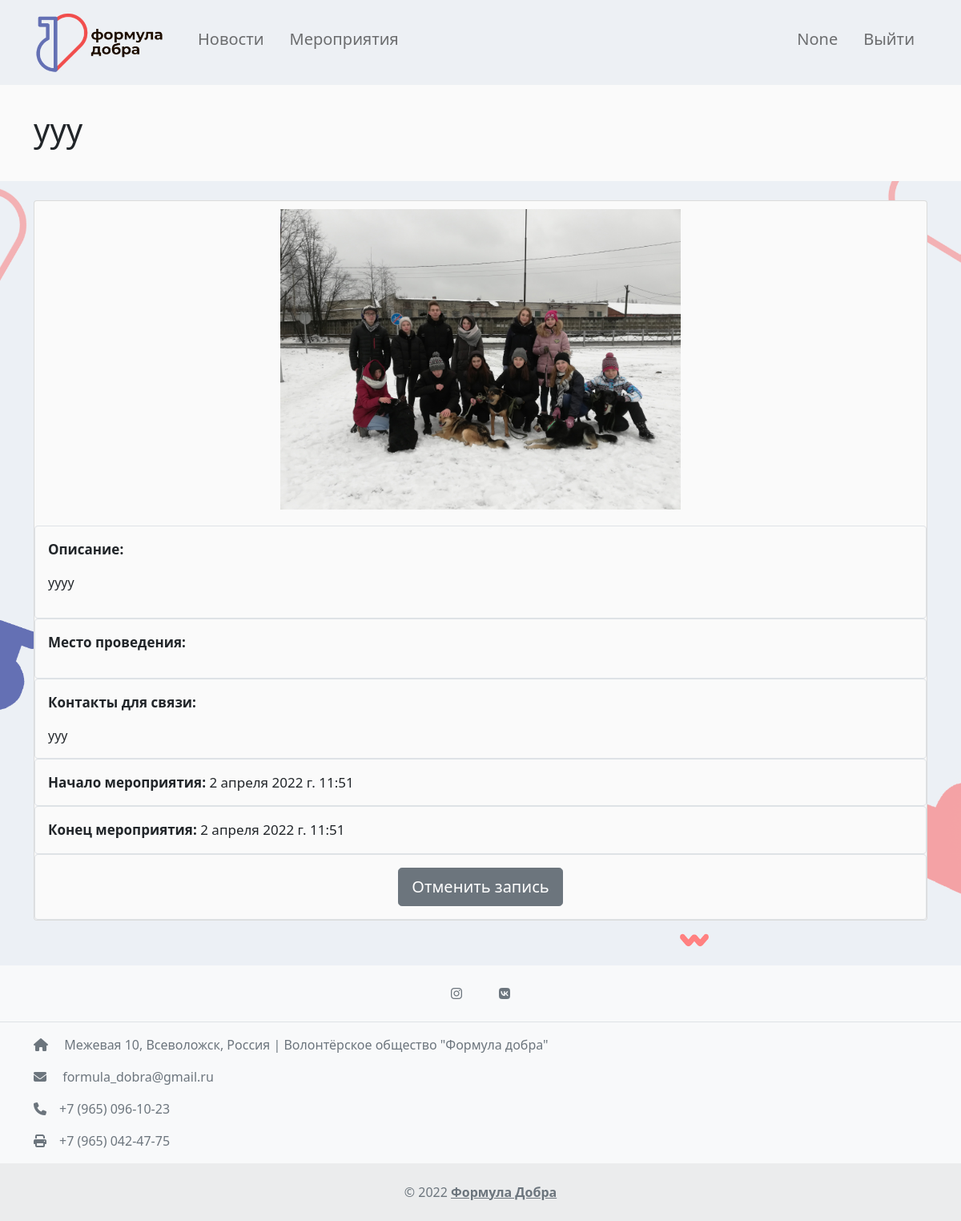
Page /events/4/ (signed in) on the committed database.
### accounts/models.py (models this page shows, shortened)
class CustomUser(AbstractBaseUser, PermissionsMixin):
    first_name = models.CharField(max_length=50, blank=True, null=True, verbose_name='Имя')
    last_name = models.CharField(max_length=50, blank=True, null=True, verbose_name='Фамилия')
    email = models.EmailField(_('email address'), unique=True)
    is_staff = models.BooleanField(default=False, verbose_name='Модератор?')
    is_active = models.BooleanField(default=True, verbose_name='Активный?')
    date_joined = models.DateTimeField(default=timezone.now)
    USERNAME_FIELD = 'email'
    REQUIRED_FIELDS = []
    objects = CustomUserManager()
    class Meta:
        verbose_name = 'Пользователи'
        verbose_name_plural = 'Пользователи'

### events/models.py (models this page shows, shortened)
class Events(models.Model):
    title = models.CharField(max_length=150, verbose_name='Наименование')
    content = models.TextField(blank=True, verbose_name='Описание')
    photo = models.ImageField(upload_to='photos/events/%Y/%m/%d', blank=True, verbose_name='Фото')
    start_date = models.DateTimeField(verbose_name='Начало')
    finish_date = models.DateTimeField(blank=True, null=True,verbose_name='Конец')
    communication = models.TextField(blank=True, verbose_name='Контакты')
    location = models.TextField(blank=True, verbose_name='Место проведения')
    is_published = models.BooleanField(default=True, verbose_name='Опубликовано?')
    class Meta:
        verbose_name = 'Мероприятие'
        verbose_name_plural = 'Мероприятия'

### events/views.py (the view)
# urls.py: path('events/<int:pk>/', ViewEvents.as_view(), name='view_events'),
class ViewEvents(DetailView):
    model = Events

### events/templatetags/events_reg.py (called while the page is built)
@register.simple_tag(takes_context=True)
def is_reg(context, event_id):
    request = context['request']
    try:
        event_post = EventsRegistration.objects.get(event_id=event_id,
                                                    user_email=request.user.id).is_registered
    except Exception as e:
        event_post = False
    print(event_post)
    return event_post

@register.simple_tag(takes_context=True)
def events_r_id(context, event_id):
    request = context['request']
    return EventsRegistration.objects.get(event_id=event_id, user_email=request.user.id).id

### templates/events/events_detail.html (shortened to what this page needs)
{% extends 'base.html' %}
{% block content %}
    <div class="p-3"   style="background-color: #fafafa;" >
        <div class="container  mb-4 mt-3"  >
                <H1 >{{ object.title }}</H1>
        </div>
    </div>
    <div class="container">
        {% if object.is_published %}
        <div class="card mb-3 my-4  " style="background-color: #fafafa;">
              {% if object.photo%}
              <img src="{{ object.photo.url }}" class="img-fluid rounded mx-auto d-block mx-5" alt="" width="500ph" height="100px" style="padding-top: 10px;padding-bottom: 20px">
              {% endif %}
          <div class="card-body border rounded">
              {% autoescape off %}
                  <p class="card-text" style="font-size: 17px"><strong>Описание:</strong></p>
                    <p class="card-text">{{ object.content|safe}}</p>
              {% endautoescape %}
          </div>
            <div class="card-body border rounded">
                 <p class="card-text" style="font-size: 17px"><strong>Место проведения: </strong></p>
             </div>
         <div class="card-body border rounded">
             <p class="card-text" style="font-size: 17px"><strong>Контакты для связи:</strong></p>
            <p class="card-text">{{ object.communication}}</p>
         </div>
            <div class="card-body border rounded">
                 <p class="card-text" style="font-size: 17px"><strong>Начало мероприятия: </strong>{{ object.start_date}}</p>
            </div>
            {% if object.finish_date %}
            <div class="card-body border rounded">
                 <p class="card-text" style="font-size: 17px"><strong>Конец мероприятия: </strong>{{ object.finish_date}}</p>
            </div>
            {% endif %}
          <div class="card-body border rounded">
           {% include 'events/reg_events.html' with events_post_id=object.id %}
          </div>
        </div>
        {% endif %}
    </div>
{% endblock %}

### templates/base.html (shortened to what this page needs)
{% load static %}
<!doctype html>
<html lang="en">
  <head>
    <link href="https://cdn.jsdelivr.net/npm/bootstrap@5.1.3/dist/css/bootstrap.min.css" rel="stylesheet">
  </head>
  <body>
    <nav class="navbar navbar-expand-lg navbar-light " style="background-color: #edf0f4;">
    <div class="container">
        <a  class="navbar-brand" href="/"><img class="bi me-2" width="165" height="80" role="img" aria-label="Bootstrap" src ="{% static 'navlogo.png' %}"></a>
        <div class="collapse navbar-collapse justify-content-start"  id="navbarSupportedContent">
                    <ul class="navbar-nav mr-auto ">
                            <li class="nav-item "><a href="{% url 'news' %}" class="nav-link px-3  link-dark h5">Новости</a></li>
                            <li class="nav-item "><a href="{% url 'events' %}" class="nav-link px-3 link-dark h5">Мероприятия</a></li>
                    </ul>
        </div>
        <div class="collapse navbar-collapse justify-content-end"  id="navbarSupportedContent">
                    <ul class="navbar-nav mr-auto ">
                        {% if request.user.is_authenticated %}
                        <li class="nav-item ">
                                 <a href="{% url 'profile' %}" class="nav-link px-3  link-dark h5 ">{{ user.first_name }}</a>
                             </li>
                           <li class="nav-item ">
                                <a href="{% url 'logout' %}" class="nav-link px-3  link-dark h5">Выйти</a>
                            </li>
                        {% endif %}
                    </ul>
        </div>
        </div>
    </nav>
        <div class="bg-image" style="background: url({% static 'backgroung.png' %}) repeat-y top center; background-size: 100% auto;padding-bottom: 40px">
        {% block content %}{% endblock %}
        </div>
        <footer class="text-center text-lg-start bg-light text-muted">
  <section
    class="d-flex justify-content-center justify-content-lg-center p-3 border-bottom"
  >
    <div>
      <a href="https://instagram.com/formula_dobra_47" target="_blank" class="btn btn-social mx-2 text-reset">
        <i class="fab fa-instagram"></i>
      </a>
      <a href="https://vk.com/formula_dobra_47" target="_blank" class="btn btn-social mx-2 text-reset">
        <i class="fab fa-vk"></i>
      </a>
    </div>
  </section>
  <section class="">
    <div class="container text-center text-md-start mt-6">
      <div class="row mt-3">
        <div class="row-md-4 row-lg-3 row-xl-3 mx-auto mb-md-0 mb-4">
          <p><i class="fas fa-home me-3"></i> Межевая 10, Всеволожск, Россия | Волонтёрское общество "Формула добра"</p>
          <p>
            <i class="fas fa-envelope me-3"></i>
            formula_dobra@gmail.ru
          </p>
          <p><i class="fas fa-phone me-3"></i>+7 (965) 096-10-23</p>
          <p><i class="fas fa-print me-3"></i>+7 (965) 042-47-75</p>
        </div>
      </div>
    </div>
  </section>
  <div class="text-center p-4" style="background-color: rgba(0, 0, 0, 0.05);">
    ©
<a class="text-reset fw-bold" href="">Формула Добра</a>
  </div>
</footer>
  </body>
</html>

### rows in the picture
CustomUser: first_name "None"
Events: title "ууу", photo (picture), content "уууу", communication "ууу", start_date "2 апреля 2022 г. 11:51", finish_date "2 апреля 2022 г. 11:51"
